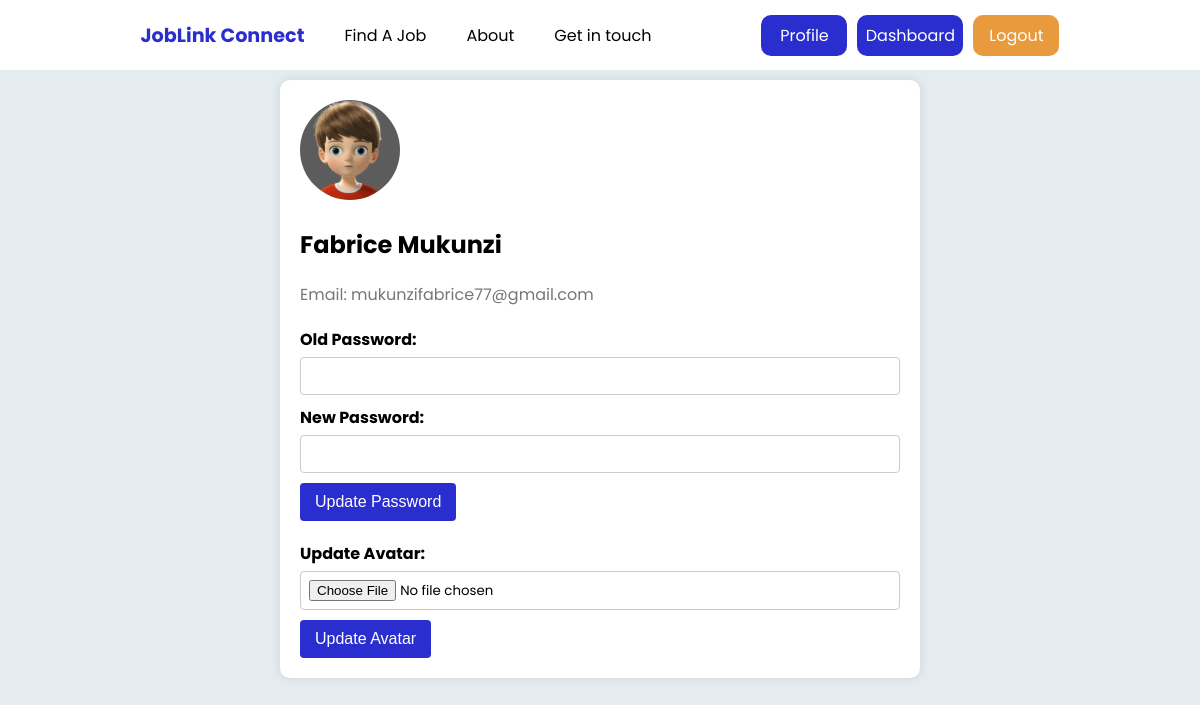
The app's page /profile.php (signed in) with its own data.
### tables this page shows
CREATE TABLE `users` (
  `id` int(11) NOT NULL,
  `email` varchar(255) NOT NULL,
  `names` varchar(255) NOT NULL,
  `password` varchar(255) NOT NULL,
  `avatar` text NOT NULL,
  `createdAt` text NOT NULL,
  `role` varchar(50) NOT NULL
);

### profile.php (the view, shortened to what this page needs)
<!DOCTYPE html>
<html lang="en">
<head>
    <link rel="stylesheet" href="styles/styles.css" />
</head>
<body>
    <header>
        <?php
        include('header.php');
        ?>
    </header>
    <section>
    <?php
include('connect.php');
$user_id=$_SESSION['user_id'];
$query = "SELECT names, email, avatar FROM users WHERE id = '$user_id'";
$result = $conn->query($query);
if ($result->num_rows > 0) {
    $user_data = $result->fetch_assoc();
    $user_name = $user_data['names'];
    $user_email = $user_data['email'];
    $profile_image = $user_data['avatar'];
}
?>
        <?php
        echo "<img src='" . ($profile_image ? $profile_image : 'defaultImage.png') . "' alt='Profile Picture'>";
        echo "<h2>$user_name</h2>";
        echo "<p>Email: $user_email</p>";
        ?>
        <form action="" method="post">
            <label for="old-password">Old Password:</label>
            <input type="password" id="old-password" name="old-password" required>
            <label for="new-password">New Password:</label>
            <input type="password" id="new-password" name="new-password" required>
            <button type="submit" class="secondary-btn">Update Password</button>
        </form>
        <form action="" method="post" enctype="multipart/form-data">
            <label for="avatar">Update Avatar:</label>
            <input type="file" id="avatar" name="avatar" accept="image/*" required>
            <button type="submit" class="secondary-btn">Update Avatar</button>
        </form>
    </section>
</body>
</html>

### styles/styles.css (style rules this page uses)
html, body { margin: 0; padding: 0; font-family: 'Poppins'; background: #e5ecef; }
header { display: flex; justify-content: space-around; align-items: center; background-color: white; height: 70px; }
.secondary-btn { background: #2b2ecf; color: white; padding: 8px; width: 70px; border-radius: 10px; text-align: center; cursor: pointer; border: none; }
input, textarea { padding: 10px; border-radius: 10px; border: solid rgb(190, 190, 190) 2px; outline: none; font-family: 'Poppins'; }
::placeholder { font-family: 'Poppins'; }
label { margin-bottom: 1px; }

### profile.php (style rules this page uses)
section { width: 50%; background-color: white; margin-left:auto; margin-right:auto; margin-top: 10px; padding: 20px; border-radius: 10px; box-shadow: 0 0 10px rgba(0, 0, 0, 0.1); }
img { max-width: 100%; height: 100px; border-radius: 50%; margin-bottom: 10px; }
h2 { margin-top: 10px; }
p { margin: 5px 0; color: #777; }
form { margin-top: 20px; }
label { display: block; margin-bottom: 5px; font-weight: bold; }
input { width: 100%; padding: 8px; margin-bottom: 10px; box-sizing: border-box; border: 1px solid #ccc; border-radius: 4px; }
form .secondary-btn { width:auto; padding: 10px 15px; border: none; border-radius: 4px; cursor: pointer; font-size: 16px; }

### records on screen
users: avatar (picture), names "Fabrice Mukunzi", email "mukunzifabrice77@gmail.com"
